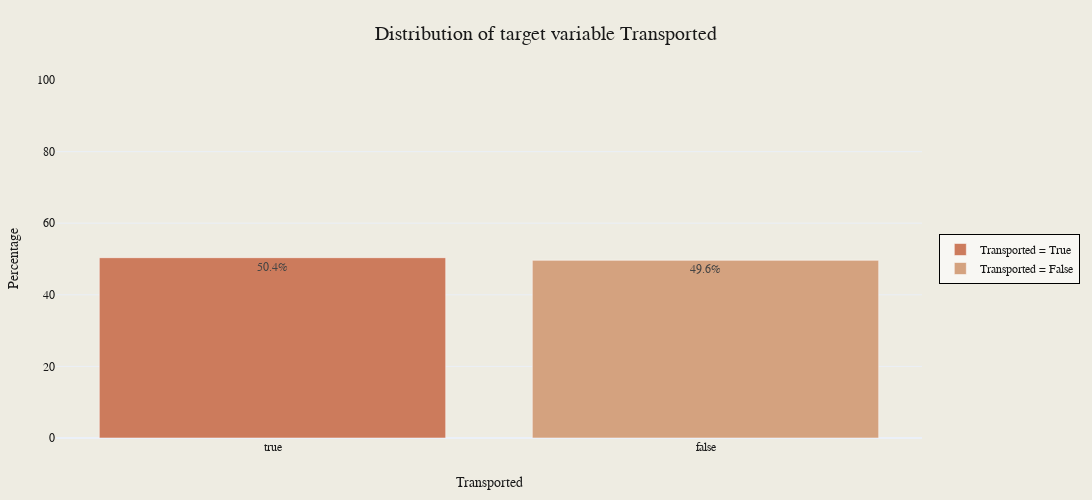

Notebook cell for this chart:
### Markdown cell above
1. **HomePlanet:**

- Earth: 57.2% not transported, 42.8% transported
- Europa: 34.1% not transported, 65.9% transported
- Mars: 47.7% not transported, 52.3% transported
- Europa has the highest transport rate, while Earth has the lowest.

2. **CryoSleep:**

- False: 66.5% not transported, 33.5% transported
- True: 18.2% not transported, 81.8% transported
- Passengers in CryoSleep were much more likely to be transported.

3. **Destination:**

- 55 Cancri e: 39% not transported, 61% transported
- PSO J318.5-22: 49.6% not transported, 50.4% transported
- TRAPPIST-1e: 52.8% not transported, 47.2% transported
- 55 Cancri e shows the highest transport rate among destinations.

4. **VIP:**

- False: 49.4% not transported, 50.6% transported
- True: 61.8% not transported, 38.2% transported
- VIP status seems to have minimal impact on transport likelihood.

**In summary, none of these categorical features follow a normal distribution, which is expected for categorical variables. They show varying degrees of imbalance across their categories. This imbalance is particularly pronounced for binary features like CryoSleep and VIP**

**Next up, we can check the distribution of our target variable (Transported) using a bar plot.**

### Code cell
plot_single_bar_chart(
    train_data,
    "Transported",
    save_path="../images/target_distribution.png",
)

### Figure 1 — Plotly figure (JSON) as saved in the notebook; plotly's stock layout.template omitted (floating-point values rounded to 4 significant figures)
{"data": [{"marker": {"color": "#CC7B5C"}, "name": "Transported = True", "text": ["50.4%"], "textposition": "auto", "type": "bar", "x": [true], "y": [50.36]}, {"marker": {"color": "#D4A27F"}, "name": "Transported = False", "text": ["49.6%"], "textposition": "auto", "type": "bar", "x": [false], "y": [49.64]}], "layout": {"barmode": "group", "font": {"color": "#191919", "family": "Styrene A", "size": 12}, "height": 500, "legend": {"bgcolor": "rgba(255,255,255,0.6)", "bordercolor": "Black", "borderwidth": 1, "font": {"color": "#191919", "family": "Styrene A", "size": 12}, "orientation": "v", "x": 1.02, "xanchor": "left", "y": 0.5, "yanchor": "middle"}, "margin": {"b": 50, "l": 50, "r": 150, "t": 80}, "paper_bgcolor": "#EEECE2", "plot_bgcolor": "#EEECE2", "showlegend": true, "title": {"font": {"color": "#191919", "family": "Styrene B", "size": 20}, "text": "Distribution of target variable Transported", "x": 0.5}, "width": 1200, "xaxis": {"showticklabels": true, "tickfont": {"color": "#191919", "family": "Styrene A", "size": 12}, "title": {"font": {"color": "#191919", "family": "Styrene A", "size": 14}, "standoff": 25, "text": "Transported"}}, "yaxis": {"range": [0, 100], "tickfont": {"color": "#191919", "family": "Styrene A", "size": 12}, "title": {"font": {"color": "#191919", "family": "Styrene A", "size": 14}, "text": "Percentage"}}}}
